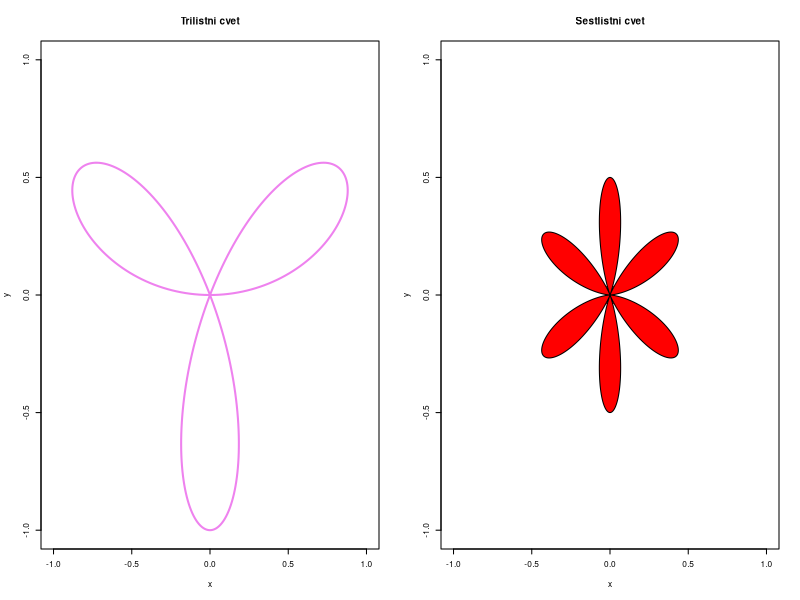

Write the R code that produced this figure. (Note: this script raises an error after producing the figure.)
## ---- chunk 1
knitr::opts_chunk$set(echo = TRUE)
## ---- chunk 2
f1 = function(fi,r){
  x1 = r*cos(fi)*sin(3*fi)
  y1 = r*sin(fi)*sin(3*fi)
  return(c(x1,y1))
} 

f2 = function(fi,r){
  x2 = r*cos(fi)*sin(3*fi)^2
  y2 = r*sin(fi)*sin(3*fi)^2
  return(c(x2,y2))
} 

par(mfrow = c(1, 2),cex=0.5)
plot(0,0,type="n",xlab="x",ylab="y",main="Trilistni cvet") # narišemo prazen graf
sekvenca = seq(0,2*pi,by = 0.01) # sekvenca za kote od 0 do 2*pi
tocke1 = sapply(sekvenca,FUN = function(x){f1(x,r=1)})
# ALI PA
# tocke1 = sapply(sekvenca,FUN=f1,r=1) # zadnji argument je argument r funkcije f1
lines(tocke1[1,],tocke1[2,],col="violet",lwd=2) # namesto točk rišemo povezave med njimi

plot(0,0,type="n",xlab="x",ylab="y",main="Sestlistni cvet")
sekvenca = seq(0,2*pi,by = 0.01)
tocke2 = sapply(sekvenca,FUN = function(x){f2(x,r=0.5)})
# ALI PA
# tocke1 = sapply(sekvenca,FUN=f2,r=0.5) # zadnji argument je argument r funkcije f1
polygon(tocke2[1,],tocke2[2,],col="red") # narišemo pobarvan poligon
par(op)

##### DRUGA VARIANTA - BREZ UPORABE SAPPLY (naredimo samo dolg vektor)
dolzinaVektorja = 500
sekvencaR = rep(1, dolzinaVektorja)
sekvencaPhi = seq(0, 2*pi, length.out=dolzinaVektorja)
x = sekvencaR*(cos(sekvencaPhi)*sin(3*sekvencaPhi)) # x je dolg vektor
y = sekvencaR*(sin(sekvencaPhi)*sin(3*sekvencaPhi))
#narišemo graf, type določi, da gre za črte
plot(x,y, type="l", col="red", lwd=4, main = "Trilistni cvet")

